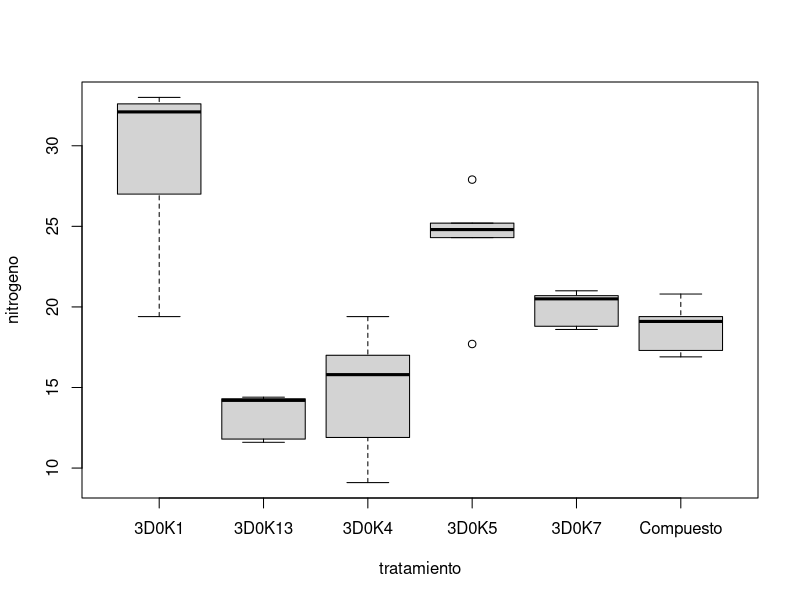
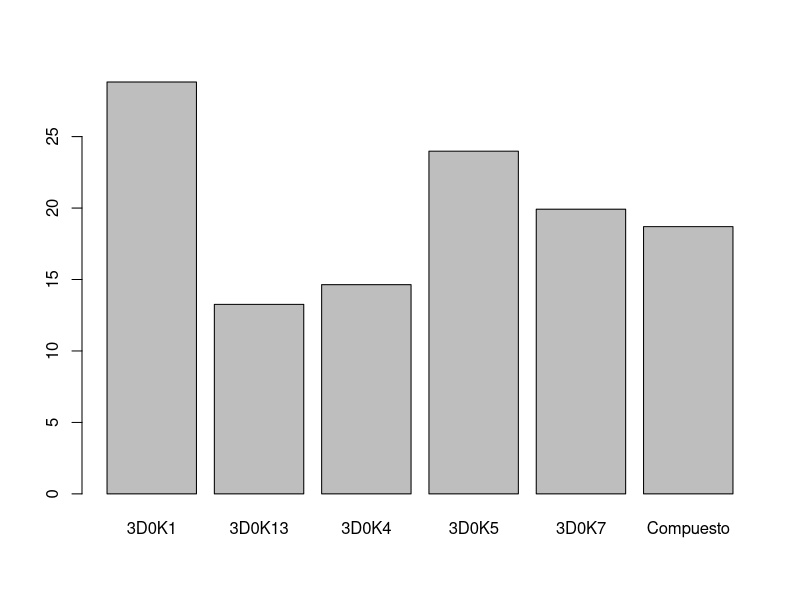

Here is the R script that generated these plots, in order:
rm(list=ls(all=TRUE))

#Generando estructuras de carpetas
dir.create(file.path(".","salidas","graficos"),showWarnings = FALSE, recursive=TRUE)
dir.create(file.path(".","salidas","excel"),showWarnings = FALSE, recursive=TRUE)
dir.create(file.path(".","salidas","pdf"),showWarnings = FALSE, recursive=TRUE)
dir.create(file.path(".","salidas","html"),showWarnings = FALSE, recursive=TRUE)
dir.create(file.path(".","script"),showWarnings = FALSE, recursive=TRUE)
dir.create(file.path(".","rmd"),showWarnings = FALSE, recursive=TRUE)
dir.create(file.path(".","qmd"),showWarnings = FALSE, recursive=TRUE)
dir.create(file.path(".","BD"),showWarnings = FALSE, recursive=TRUE)


#Datos 
datos <- data.frame(
      tratamiento = factor(rep(c("3D0K1", "3D0K5", "3D0K4", "3D0K7", "3D0K13", "Compuesto"), each = 5)),
      nitrogeno = c(19.4, 32.6, 27.0, 32.1, 33.0,
                    17.7, 24.8, 27.9, 25.2, 24.3,
                    17.0, 19.4, 9.1, 11.9, 15.8,
                    20.7, 21.0, 20.5, 18.8, 18.6,
                    14.3, 14.4, 11.8, 11.6, 14.2,
                    17.3, 19.4, 19.1, 16.9, 20.8)
    )

datos$tratamiento_c<-as.character(datos$tratamiento)
str(datos)

library(readxl)
datosexcel<-read_excel(file.path(".","BD","dca.xlsx"))
datosexcel<-as.data.frame(datosexcel)
datosexcel$tratamiento_f<-as.factor(datosexcel$tratamiento)
str(datosexcel)
levels(datosexcel$tratamiento_f)
nlevels(datosexcel$tratamiento_f)

#Estadistica descriptiva

#Funciones previas
descriptiva<-aggregate(nitrogeno~tratamiento,data=datos,mean)
descriptivasd<-aggregate(nitrogeno~tratamiento,data=datos,sd)

#personalizando aggregate forma 1
descriptiva<-aggregate(nitrogeno~tratamiento,data=datos,function(x){
  media<-mean(x)
  sd <- sd(x)
  n <- length(x)
  # t(alpha/2,gl)*s/raiz(n)
  delta<-qt(0.025,n-1,lower.tail=FALSE)*sd/sqrt(n)
  return(c(Media=media,Ds=sd,N=n,Delta=delta,Inferior=media-delta,Superior=media+delta,
  Maximo=max(x),Minimo=min(x),Mediana=median(x)))
})
descriptiva

#personalizando agregate forma 2
resumen<-function(x){
  media<-mean(x)
  sd <- sd(x)
  n <- length(x)
  # t(alpha/2,gl)*s/raiz(n)
  delta<-qt(0.025,n-1,lower.tail=FALSE)*sd/sqrt(n)
  return(c(Media=media,Ds=sd,N=n,Delta=delta,Inferior=media-delta,Superior=media+delta,
  Maximo=max(x),Minimo=min(x),Mediana=median(x)))
}
descriptiva<-aggregate(nitrogeno~tratamiento,data=datos,resumen)

descriptiva_tapply<-tapply(datos$nitrogeno,datos$tratamiento,resumen)
descriptiva2<-do.call(rbind,descriptiva_tapply)

##Formas de acceder a una lista
str(descriptiva)
str(descriptiva_tapply)
descriptiva_tapply$`3D0K1`
descriptiva_tapply[[1]]
names(descriptiva_tapply)
descriptiva_tapply[["3D0K1"]]
str(descriptiva2)


boxplot(nitrogeno~tratamiento,data=datos)

num_oro<-(1+sqrt(5))/2
jpeg(file.path(".","salidas","graficos","barras.jpg"),units="px",height=5*1200,width=num_oro*5*1200,res=1200,
quality = 100)
bp<-barplot(descriptiva$nitrogeno[,"Media"],col="green",xlab=expression("Cepas de " * italic("Rhizobium") * " sp."),
 ylab="Nitrogeno (mg)",ylim=c(0,40),names.arg = descriptiva$tratamiento,cex.axis = 0.7)
arrows(bp,descriptiva$nitrogeno[,"Inferior"],bp,descriptiva$nitrogeno[,"Superior"],
length = 0.05, lwd=1.5,code=3,angle=90)
#points(x=rep(bp,each=5),y=datos$nitrogeno) falta ordenar los datos por trata
dev.off()

barplot(descriptiva2[,"Media"])
